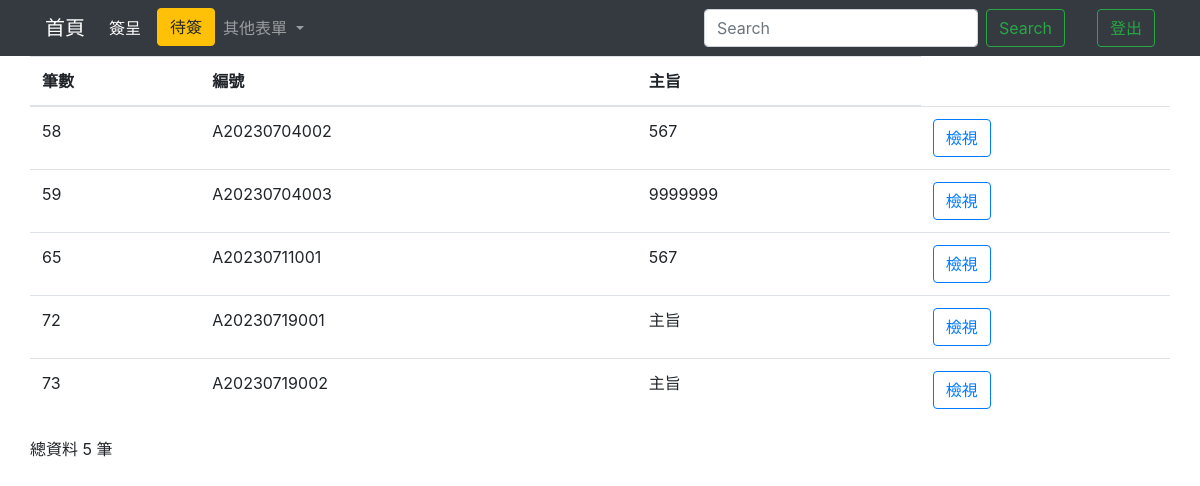
/signallIndex/, run on the app's committed database.
### testapp/models.py (models this page shows)
class Signed (models.Model):
    cNumber = models.CharField(max_length=50, default='', null=False)#編號
    cJob_title = models.CharField(max_length=50,blank=True)#職稱
    cSubject = models.CharField(max_length=255, default='', null=False)#主旨
    cDiscription = models.TextField(blank=True)#說明
    home = models.OneToOneField(Home, on_delete=models.CASCADE,default='')

### testapp/views.py (the view)
# urls.py: path('signallIndex/',signallIndex),
def signallIndex(request):
    if request.user.is_authenticated:
        username=request.user.username
        authenticate=request.user.is_staff
        firstname = request.user.first_name
    if 'q' in request.GET:
        q = request.GET['q']
        multiple_q = Q(Q(cNumber__icontains=q) | Q(cSubject__icontains=q))
        signall = Signed.objects.filter(multiple_q)
    else:
        signall = Signed.objects.all().order_by("id")
    signallCount = len(signall)
    return render(request, "signall_Index.html",locals())

### templates/signall_Index.html (shortened to what this page needs)
<!DOCTYPE html>
<html lang="en">
<head>
  <link rel="stylesheet" href="https://cdn.jsdelivr.net/npm/bootstrap@4.6.2/dist/css/bootstrap.min.css">
  {% load static %}
</head>
<body>
  <nav class="navbar navbar-expand-lg navbar-dark bg-dark">
    <div class="container">
      <a class="navbar-brand" href="/homeIndex/">首頁</a>
      <div class="collapse navbar-collapse" id="navbarSupportedContent">
        <ul class="navbar-nav mr-auto">
          <li class="nav-item active">
            <a class="nav-link disabled" >簽呈 <span class="sr-only">(current)</span></a>
          </li>
          <ul class="navbar-nav ml-2">
            <li class="nav-item">
              <button class="btn btn-warning my-2 my-sm-0" id="{{username}}" onclick="perosonIndex(event)">待簽</button>
            </li>
          </ul>
          <li class="nav-item dropdown">
            <a class="nav-link dropdown-toggle" href="#" role="button" data-toggle="dropdown" aria-expanded="false">
              其他表單
            </a>
          </li>
        </ul>
        <form class="form-inline my-2 my-lg-0">
          <input class="form-control mr-sm-2" name='q' type="search" placeholder="Search" aria-label="Search">
          <button class="btn btn-outline-success my-2 my-sm-0" type="submit">Search</button>
        </form>
        <ul class="navbar-nav ml-2">
          <li class="nav-item active">
            <a class="nav-link disabled" style="color: green;">{{firstname}} <span class="sr-only">(current)</span></a>
          </li>
        </ul>
        <ul class="navbar-nav ml-2">
          <li class="nav-item">
            <button class="btn btn-outline-success my-2 my-sm-0" onclick="Logout(event)">登出</button>
          </li>
        </ul>
      </div>
    </div>
  </nav>
  <form action="." method="POST">
    <div class="container">
      <div class="row">
        <table class="table">
          <thead>
            <th scope="col">筆數</th>
            <th scope="col">編號</th>
            <th scope="col">主旨</th>
          </thead>
          <tbody>
            {% for unit in signall %}
            <tr>
              <td>{{unit.id}}</td>
              <td>{{unit.cNumber}}</td>
              <td>{{unit.cSubject}}</td>
              <td>
                <button type="button" class="btn btn-outline-primary" id="{{unit.cNumber}}" onclick="View()">檢視</button>
              </td>
            </tr>
            {% endfor %}
          </tbody>
        </table>
      </div>
    </div>
  </form>
  <div class="container">
    <div class="row">
      <p>總資料 {{signallCount}} 筆</p>
    </div>
  </div>
</body>
</html>

### data on the page
Signed: id "58", cNumber "A20230704002", cSubject "567"
Signed: id "59", cNumber "A20230704003", cSubject "9999999"
Signed: id "65", cNumber "A20230711001", cSubject "567"
Signed: id "72", cNumber "A20230719001", cSubject "主旨"
Signed: id "73", cNumber "A20230719002", cSubject "主旨"

### other printed values
{{ signallCount }} "5"
